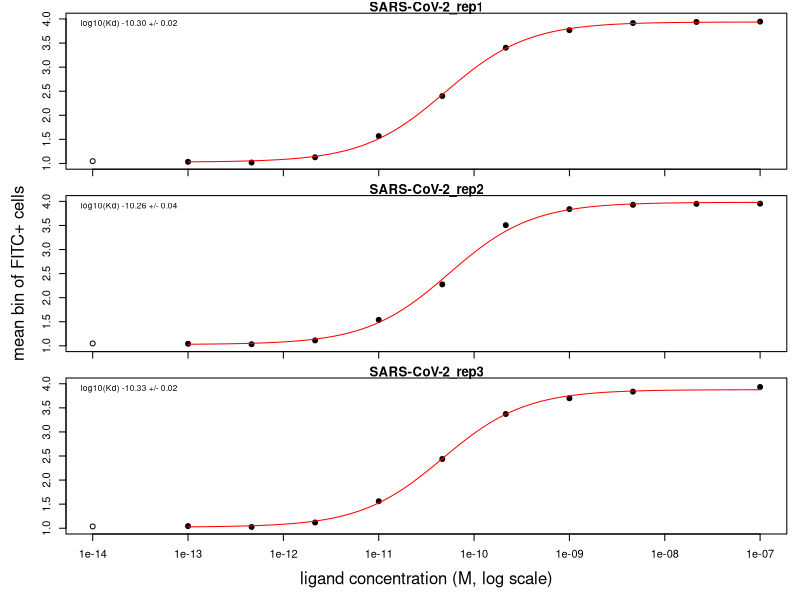
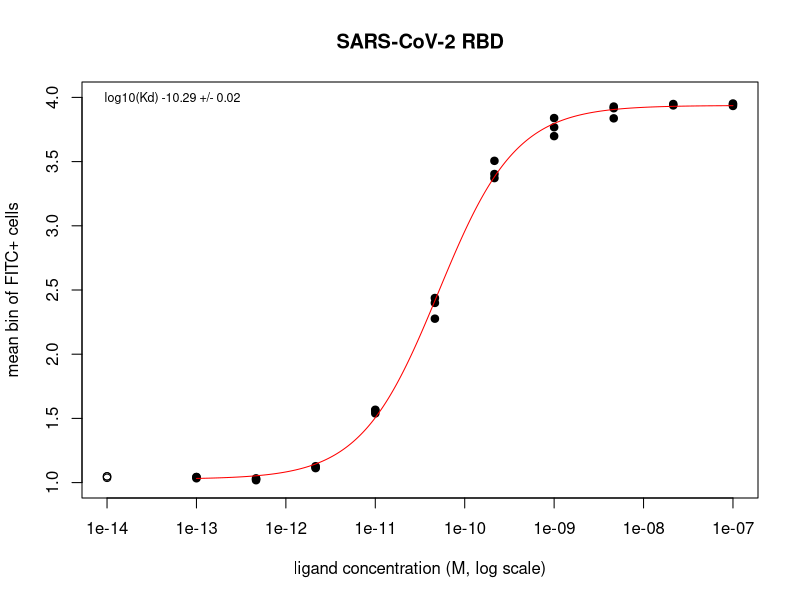

Generate these figures, in order, with R:
#6 May 2020
#TNS

#script to read in results of flow cytometry of isogenic mutants (for various purposes), fit titration curves and some interpretation from each experiment

setwd("/fh/fast/bloom_j/computational_notebooks/tstarr/2020/SARS-CoV-2-RBD_DMS/data/isogenic_titrations")

#library(ggplot2)
#library(data.table)

###################################
#1 May 2020 experiment: triplicate measurements of the SARS-CoV-2 RBD binding to human ACE2
dt_20200501 <- read.csv(file="20200501.csv", stringsAsFactors=F)

#fit curves to each titration, and the three pooled measurements
fit_20200501_1 <- nls(mean_bin ~ a*(conc_M/(conc_M+Kd))+b,
                data=dt_20200501[dt_20200501$titration==1,],start=list(a=3,b=1,Kd=5*10^-11))
fit_20200501_2 <- nls(mean_bin ~ a*(conc_M/(conc_M+Kd))+b,
                data=dt_20200501[dt_20200501$titration==2,],start=list(a=3,b=1,Kd=5*10^-11))
fit_20200501_3 <- nls(mean_bin ~ a*(conc_M/(conc_M+Kd))+b,
                data=dt_20200501[dt_20200501$titration==3,],start=list(a=3,b=1,Kd=5*10^-11))
fit_20200501_pooled <- nls(mean_bin ~ a*(conc_M/(conc_M+Kd))+b,
                data=dt_20200501,start=list(a=3,b=1,Kd=5*10^-11))


#plot results
pdf(file="20200501_individual.pdf",width=3.2,height=8.5,useDingbats=F)
#plot three separate fits with their Kd
options(scipen=1)
par(mfrow=c(3,1),oma=c(4,4,0,0),mar=c(1,1,1,1))

ymax <- 4
ymin <- 1

#titration==1, fit_20200501_1
plot(dt_20200501[dt_20200501$titration==1,"conc_M"],
     dt_20200501[dt_20200501$titration==1,"mean_bin"],
     pch=19,log="x",main=as.character(unique(dt_20200501[dt_20200501$titration==1,"genotype"])),xaxt='n',ylim=c(ymin,ymax),xlim=c(1e-14,1e-7))
points(1e-14, dt_20200501[dt_20200501$titration==1 & dt_20200501$conc_M==0, "mean_bin"][1])
axis(side=1,labels=F)
lines(seq(1e-13,1e-7,1e-14),predict(fit_20200501_1,list(conc_M=seq(1e-13,1e-7,1e-14))),col="red")
legend("topleft",bty="n",cex=0.75,
       legend=c(paste("log10(Kd)",formatC(log10(summary(fit_20200501_1)$coefficients["Kd","Estimate"]),format='f',digits=2),
                      "+/-",formatC(0.434*summary(fit_20200501_1)$coefficients["Kd","Std. Error"]/summary(fit_20200501_1)$coefficients["Kd","Estimate"],format='f',digits=2))))

#titration==2, fit_20200501_2
plot(dt_20200501[dt_20200501$titration==2,"conc_M"],
     dt_20200501[dt_20200501$titration==2,"mean_bin"],
     pch=19,log="x",main=as.character(unique(dt_20200501[dt_20200501$titration==2,"genotype"])),xaxt='n',ylim=c(ymin,ymax),xlim=c(1e-14,1e-7),ylab="mean bin")
points(1e-14, dt_20200501[dt_20200501$titration==2 & dt_20200501$conc_M==0, "mean_bin"][1])
axis(side=1,labels=F)
lines(seq(1e-13,1e-7,1e-14),predict(fit_20200501_2,list(conc_M=seq(1e-13,1e-7,1e-14))),col="red")
legend("topleft",bty="n",cex=0.75,
       legend=c(paste("log10(Kd)",formatC(log10(summary(fit_20200501_2)$coefficients["Kd","Estimate"]),format='f',digits=2),
                      "+/-",formatC(0.434*summary(fit_20200501_2)$coefficients["Kd","Std. Error"]/summary(fit_20200501_2)$coefficients["Kd","Estimate"],format='f',digits=2))))

#titration==3, fit_20200501_3
plot(dt_20200501[dt_20200501$titration==3,"conc_M"],
     dt_20200501[dt_20200501$titration==3,"mean_bin"],
     pch=19,log="x",main=as.character(unique(dt_20200501[dt_20200501$titration==3,"genotype"])),ylim=c(ymin,ymax),xlim=c(1e-14,1e-7),ylab="mean bin")
points(1e-14, dt_20200501[dt_20200501$titration==3 & dt_20200501$conc_M==0, "mean_bin"][1])
lines(seq(1e-13,1e-7,1e-14),predict(fit_20200501_3,list(conc_M=seq(1e-13,1e-7,1e-14))),col="red")
legend("topleft",bty="n",cex=0.75,
       legend=c(paste("log10(Kd)",formatC(log10(summary(fit_20200501_3)$coefficients["Kd","Estimate"]),format='f',digits=2),
                      "+/-",formatC(0.434*summary(fit_20200501_3)$coefficients["Kd","Std. Error"]/summary(fit_20200501_3)$coefficients["Kd","Estimate"],format='f',digits=2))))

mtext("ligand concentration (M, log scale)", side=1, outer=TRUE, line=2)
mtext("mean bin of FITC+ cells", side=2, outer=TRUE, line=2)
dev.off()

#plot the three titrations with their pooled fit
pdf(file="20200501_pooled.pdf",width=4,height=4.5,useDingbats=F)
plot(dt_20200501$conc_M,
     dt_20200501$mean_bin,
     pch=19,log="x",main="SARS-CoV-2 RBD",ylim=c(ymin,ymax),xlim=c(1e-14,1e-7),ylab="mean bin of FITC+ cells",xlab="ligand concentration (M, log scale)")
points(rep(1e-14,length(dt_20200501[dt_20200501$conc_M==0, "mean_bin"])), dt_20200501[dt_20200501$conc_M==0, "mean_bin"])
lines(seq(1e-13,1e-7,1e-14),predict(fit_20200501_pooled,list(conc_M=seq(1e-13,1e-7,1e-14))),col="red")
legend("topleft",bty="n",cex=0.75,
       legend=c(paste("log10(Kd)",formatC(log10(summary(fit_20200501_pooled)$coefficients["Kd","Estimate"]),format='f',digits=2),
                      "+/-",formatC(0.434*summary(fit_20200501_pooled)$coefficients["Kd","Std. Error"]/summary(fit_20200501_pooled)$coefficients["Kd","Estimate"],format='f',digits=2))))
dev.off()

#save a table collating all isogenic fit Kds
summary <- data.frame(expt=rep("20200501",4),genotype=rep("SARS-CoV-2",4),replicate=c("1","2","3","pooled"),
                      Kd=c(summary(fit_20200501_1)$coefficients["Kd","Estimate"],
                           summary(fit_20200501_2)$coefficients["Kd","Estimate"],
                           summary(fit_20200501_3)$coefficients["Kd","Estimate"],
                           summary(fit_20200501_pooled)$coefficients["Kd","Estimate"]),
                      Kd_SE=c(summary(fit_20200501_1)$coefficients["Kd","Std. Error"],
                              summary(fit_20200501_2)$coefficients["Kd","Std. Error"],
                              summary(fit_20200501_3)$coefficients["Kd","Std. Error"],
                              summary(fit_20200501_pooled)$coefficients["Kd","Std. Error"]),
                      avg_FITCpos=c(mean(dt_20200501[dt_20200501$titration==1,"FITC_percent"],na.rm=T),
                                    mean(dt_20200501[dt_20200501$titration==2,"FITC_percent"],na.rm=T),
                                    mean(dt_20200501[dt_20200501$titration==3,"FITC_percent"],na.rm=T),
                                    mean(dt_20200501[dt_20200501$titration %in% c(1,2,3),"FITC_percent"],na.rm=T)),
                      avg_FITC_meanF=rep(NA,4))

write.csv(summary,file="isogenic_titrations_summary.csv",row.names=F)



